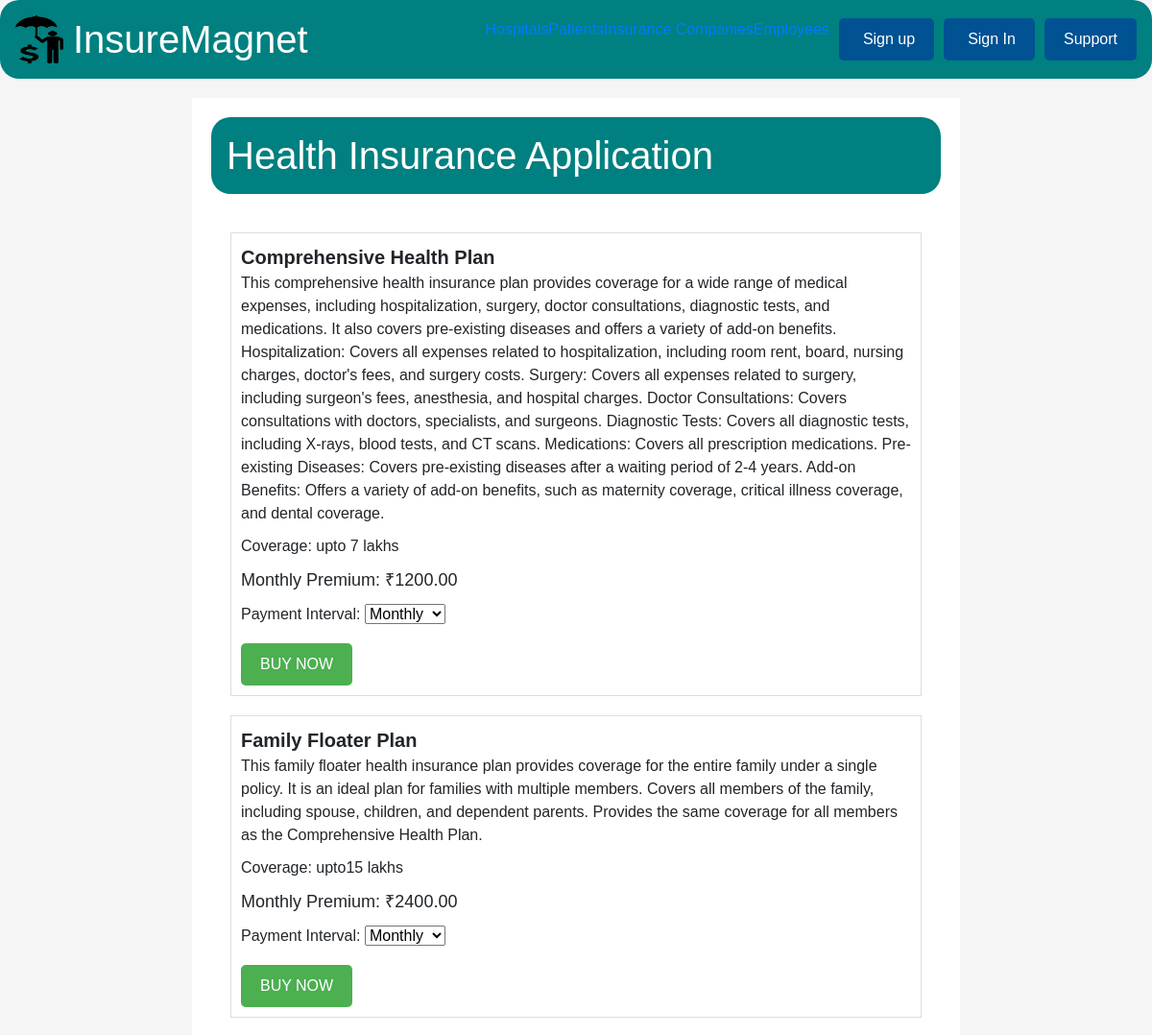
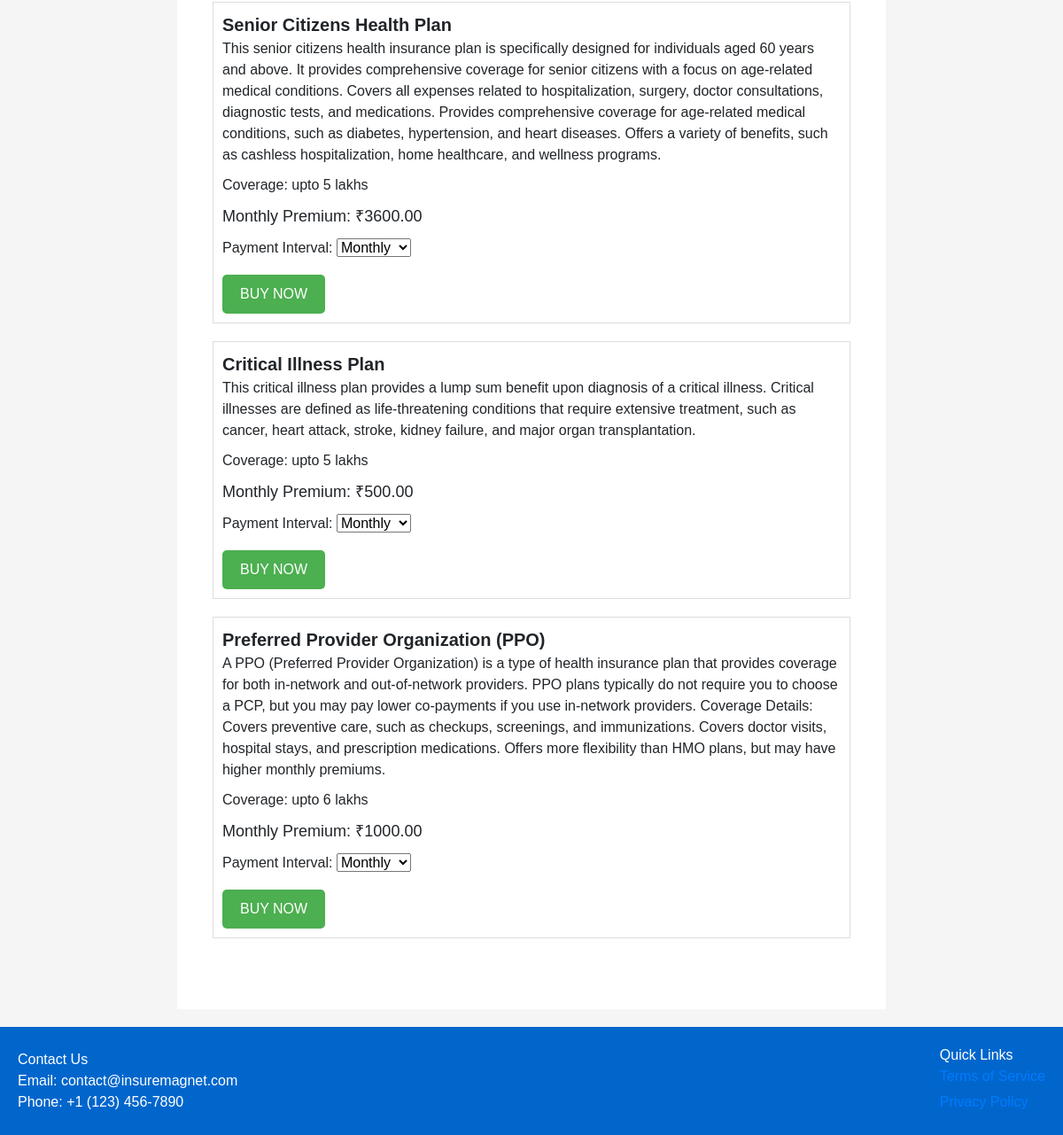
Page /policy_premium/policy_list/ on the committed database (2 pictures, top to bottom).
### policy_premium/models.py (models this page shows, shortened)
class Policy(models.Model):
    policy_name = models.CharField(max_length=255)
    description = models.TextField()
    coverage_details = models.CharField(max_length=255)
    premium_amount = models.DecimalField(max_digits=10, decimal_places=2)
    eligible_members = models.ManyToManyField(MemberToInsure, blank=True)
    payment_interval = models.ForeignKey(PaymentInterval, on_delete=models.CASCADE)

### policy_premium/views.py (the view, shortened to what this page needs)
# urls.py: path('policy_list/', PolicyListView.as_view(), name='policy_list'),
class PolicyListView(View):
    template_name = 'policy_premium/policy_list.html'
    def get(self, request, *args, **kwargs):
        policies = Policy.objects.all()
        return render(request, self.template_name, {'policies': policies})

### templates/policy_premium/policy_list.html (shortened to what this page needs)
{% extends "policy_premium/base.html" %}
{% block body %}
<body>
    <header>
        <h1>Health Insurance Application</h1>
    </header>
    <main>
        {% for policy in policies %}
        <div class="policy-container">
            <div class="policy-name">{{ policy.policy_name }}</div>
            <div class="policy-description">{{ policy.description }}</div>
            <div class="coverage-details">Coverage: {{ policy.coverage_details }}</div>
            <div class="premium-amount">Monthly Premium: ₹{{ policy.premium_amount }}</div>
            <div class="payment-interval">
                <label for="paymentInterval">Payment Interval:</label>
                <select id="paymentInterval" name="payment_interval">
                    <option value="monthly">Monthly</option>
                </select>
            </div>
            <form method="post" action="{% url 'personal_details' %}">
                <button type="submit" class="btn-buy-now">BUY NOW</button>
            </form>
        </div>
        {% endfor %}
    </main>
</body>
{% endblock body %}

### rows in the picture
Policy: policy_name "Comprehensive Health Plan", description "This comprehensive health insurance plan provides coverage for a wide range of medical expenses, including hospitalization, surgery, doctor consultations, diagnostic tests, and medications. It also covers pre-existing diseases and offers a variety of add-on benefits. Hospitalization: Covers all expenses related to hospitalization, including room rent, board, nursing charges, doctor's fees, and surgery costs. Surgery: Covers all expenses related to surgery, including surgeon's fees, anesthesia, and hospital charges. Doctor Consultations: Covers consultations with doctors, specialists, and surgeons. Diagnostic Tests: Covers all diagnostic tests, including X-rays, blood tests, and CT scans.…", coverage_details "upto 7 lakhs", premium_amount "1200.00"
Policy: policy_name "Family Floater Plan", description "This family floater health insurance plan provides coverage for the entire family under a single policy. It is an ideal plan for families with multiple members. Covers all members of the family, including spouse, children, and dependent parents. Provides the same coverage for all members as the Comprehensive Health Plan.", coverage_details "upto15 lakhs", premium_amount "2400.00"
Policy: policy_name "Senior Citizens Health Plan", description "This senior citizens health insurance plan is specifically designed for individuals aged 60 years and above. It provides comprehensive coverage for senior citizens with a focus on age-related medical conditions. Covers all expenses related to hospitalization, surgery, doctor consultations, diagnostic tests, and medications. Provides comprehensive coverage for age-related medical conditions, such as diabetes, hypertension, and heart diseases. Offers a variety of benefits, such as cashless hospitalization, home healthcare, and wellness programs.", coverage_details "upto 5 lakhs", premium_amount "3600.00"
Policy: policy_name "Critical Illness Plan", description "This critical illness plan provides a lump sum benefit upon diagnosis of a critical illness. Critical illnesses are defined as life-threatening conditions that require extensive treatment, such as cancer, heart attack, stroke, kidney failure, and major organ transplantation.", coverage_details "upto 5 lakhs", premium_amount "500.00"
Policy: policy_name "Preferred Provider Organization (PPO)", description "A PPO (Preferred Provider Organization) is a type of health insurance plan that provides coverage for both in-network and out-of-network providers. PPO plans typically do not require you to choose a PCP, but you may pay lower co-payments if you use in-network providers. Coverage Details: Covers preventive care, such as checkups, screenings, and immunizations. Covers doctor visits, hospital stays, and prescription medications. Offers more flexibility than HMO plans, but may have higher monthly premiums.", coverage_details "upto 6 lakhs", premium_amount "1000.00"
